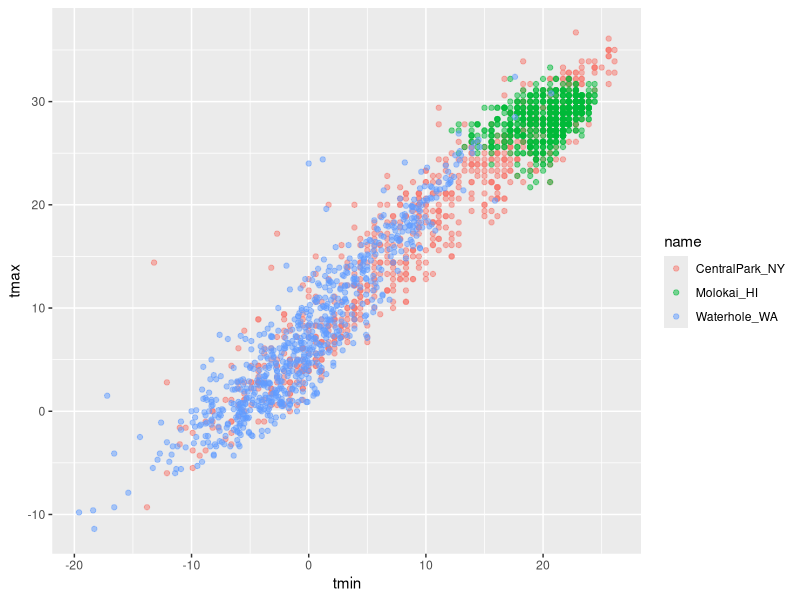
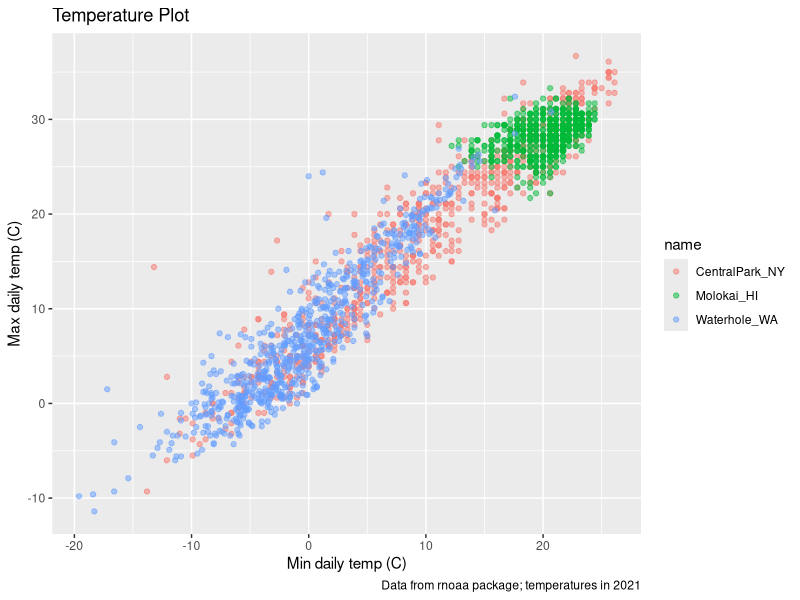
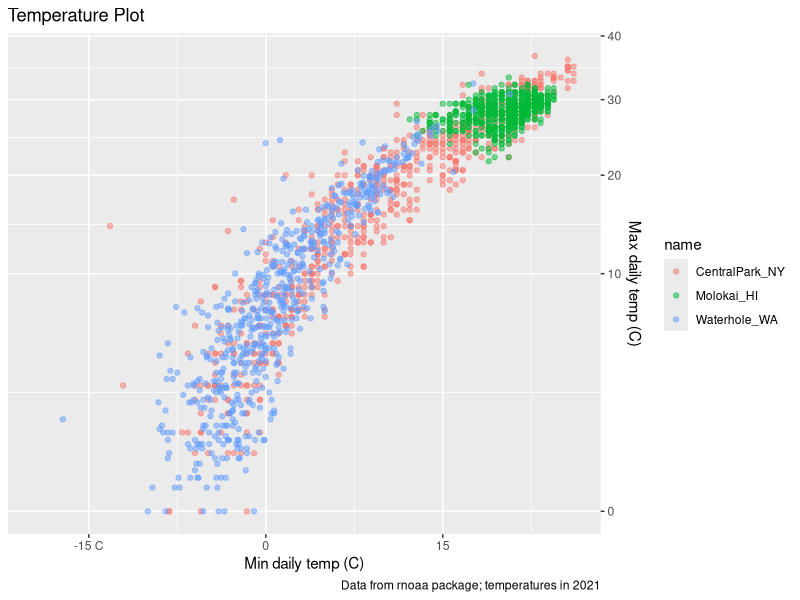
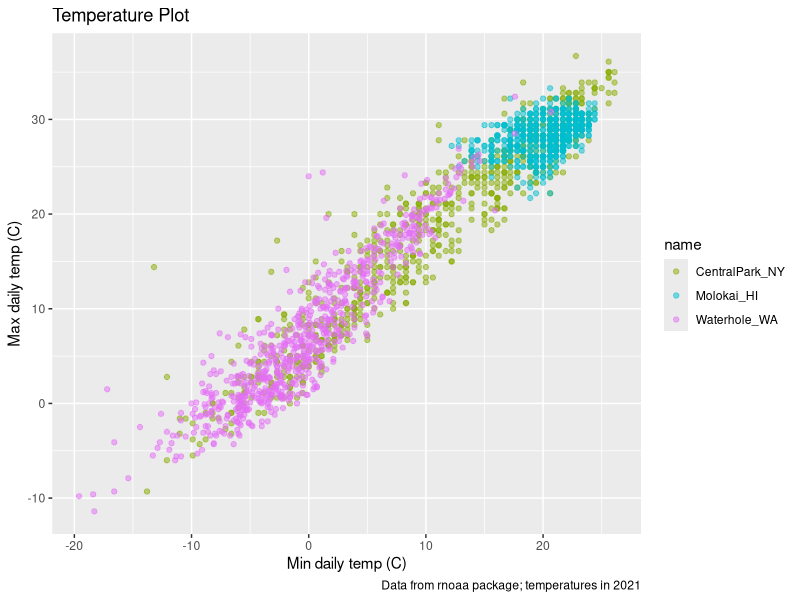
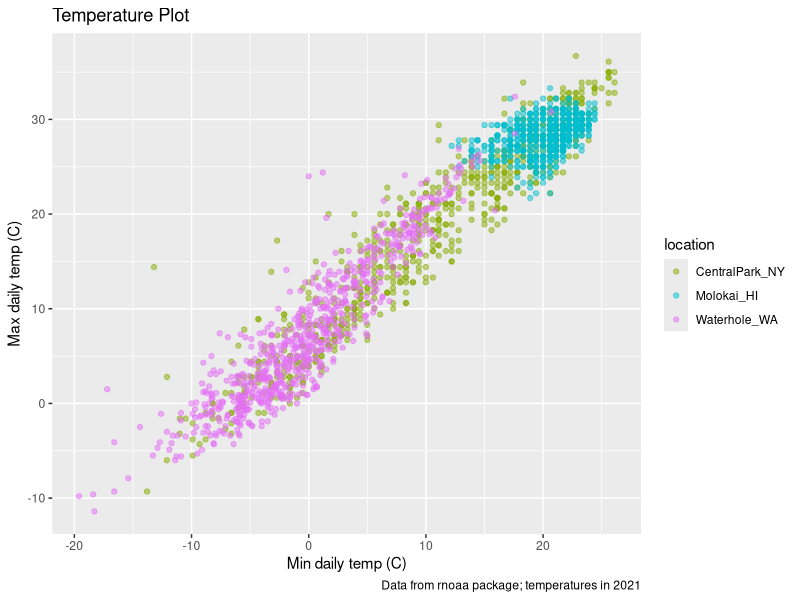
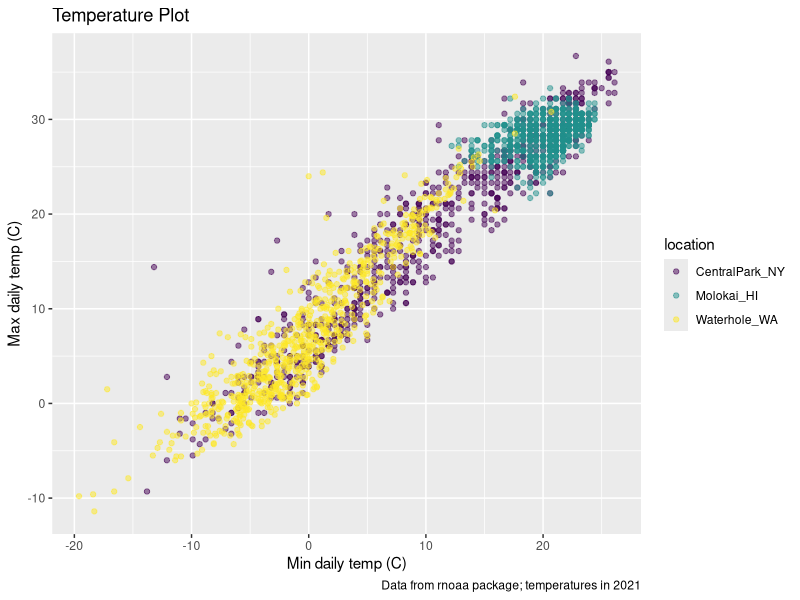
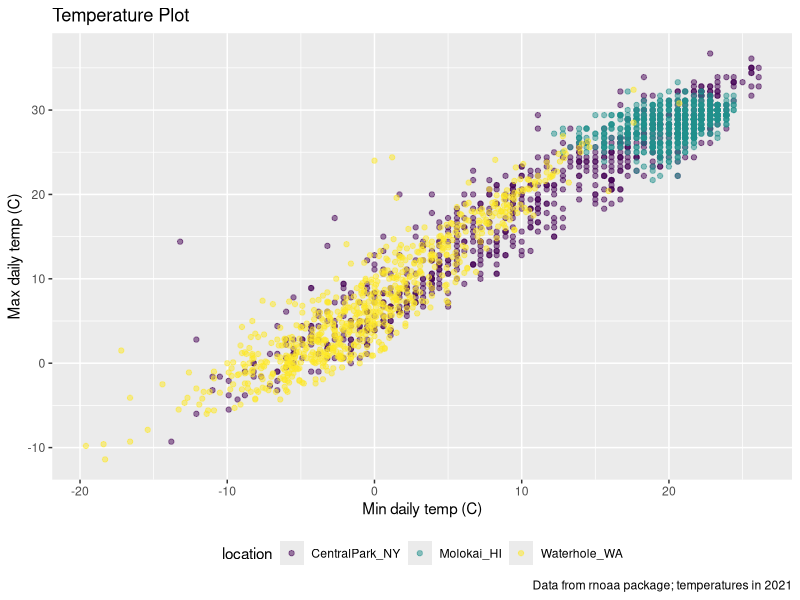
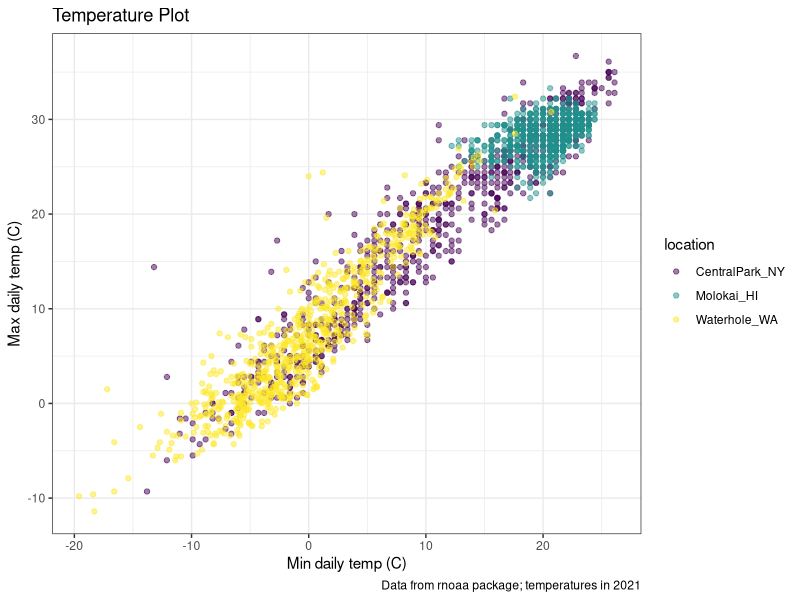

The R source for these figures, in order:
## ---- chunk 1
library(tidyverse)
library(patchwork)
## ---- chunk 2
weather_df = read_csv(file = "./data/weather_df.csv")
  
weather_df
## ---- chunk 3
weather_df %>%
  ggplot(aes(x=tmin, y=tmax, color = name))+
  geom_point(alpha=.5)
## ---- chunk 4
weather_df %>%
  ggplot(aes(x=tmin, y=tmax, color = name))+
  geom_point(alpha=.5)+
  labs(
    title = "Temperature Plot",
    x = "Min daily temp (C)",
    y = "Max daily temp (C)",
    caption = "Data from rnoaa package; temperatures in 2021"
  )
## ---- chunk 5
weather_df %>%
  ggplot(aes(x=tmin, y=tmax, color = name))+
  geom_point(alpha=.5)+
  labs(
    title = "Temperature Plot",
    x = "Min daily temp (C)",
    y = "Max daily temp (C)",
    caption = "Data from rnoaa package; temperatures in 2021"
  )+
  scale_x_continuous(
    breaks = c(-15, 0, 15),
    labels = c("-15 C", "0", "15")
  )+
  scale_y_continuous(
    trans = "sqrt",
    position = "right"
  )

## ---- chunk 6
weather_df %>%
  ggplot(aes(x=tmin, y=tmax, color = name))+
  geom_point(alpha=.5)+
  labs(
    title = "Temperature Plot",
    x = "Min daily temp (C)",
    y = "Max daily temp (C)",
    caption = "Data from rnoaa package; temperatures in 2021"
  )+
 scale_color_hue(h=c(100,300))

## ---- chunk 7
weather_df %>%
  ggplot(aes(x=tmin, y=tmax, color = name))+
  geom_point(alpha=.5)+
  labs(
    title = "Temperature Plot",
    x = "Min daily temp (C)",
    y = "Max daily temp (C)",
    caption = "Data from rnoaa package; temperatures in 2021"
  )+
 scale_color_hue(
   name = "location",
   h=c(100,300))

## ---- chunk 8
weather_df %>%
  ggplot(aes(x=tmin, y=tmax, color = name))+
  geom_point(alpha=.5)+
  labs(
    title = "Temperature Plot",
    x = "Min daily temp (C)",
    y = "Max daily temp (C)",
    caption = "Data from rnoaa package; temperatures in 2021"
  )+
 viridis::scale_color_viridis(
   name = "location",
   discrete=TRUE)

## ---- chunk 9
weather_df %>%
  ggplot(aes(x=tmin, y=tmax, color = name))+
  geom_point(alpha=.5)+
  labs(
    title = "Temperature Plot",
    x = "Min daily temp (C)",
    y = "Max daily temp (C)",
    caption = "Data from rnoaa package; temperatures in 2021"
  )+
 viridis::scale_color_viridis(
   name = "location",
   discrete=TRUE)+
  theme(legend.position = "bottom")
  

## ---- chunk 10
weather_df %>%
  ggplot(aes(x=tmin, y=tmax, color = name))+
  geom_point(alpha=.5)+
  labs(
    title = "Temperature Plot",
    x = "Min daily temp (C)",
    y = "Max daily temp (C)",
    caption = "Data from rnoaa package; temperatures in 2021"
  )+
 viridis::scale_color_viridis(
   name = "location",
   discrete=TRUE)+
  theme_bw()
  
## ---- chunk 11
weather_df %>%
  ggplot(aes(x=tmin, y=tmax, color = name))+
  geom_point(alpha=.5)+
  labs(
    title = "Temperature Plot",
    x = "Min daily temp (C)",
    y = "Max daily temp (C)",
    caption = "Data from rnoaa package; temperatures in 2021"
  )+
 viridis::scale_color_viridis(
   name = "location",
   discrete=TRUE)+
  theme_minimal()
  
## ---- chunk 12
weather_df %>%
  ggplot(aes(x=tmin, y=tmax, color = name))+
  geom_point(alpha=.5)+
  labs(
    title = "Temperature Plot",
    x = "Min daily temp (C)",
    y = "Max daily temp (C)",
    caption = "Data from rnoaa package; temperatures in 2021"
  )+
 viridis::scale_color_viridis(
   name = "location",
   discrete=TRUE)+
 ggthemes::theme_excel()
  
## ---- chunk 13
weather_df %>%
  ggplot(aes(x=tmin, y=tmax, color = name))+
  geom_point(alpha=.5)+
  labs(
    title = "Temperature Plot",
    x = "Min daily temp (C)",
    y = "Max daily temp (C)",
    caption = "Data from rnoaa package; temperatures in 2021"
  )+
 viridis::scale_color_viridis(
   name = "location",
   discrete=TRUE)+
theme(legend.position = "bottom")
  
## ---- chunk 14
central_park =
  weather_df %>%
  filter(name == "CentralPark_NY")

molokai =
  weather_df %>%
  filter(name == "Molokai_HI")

ggplot(data = molokai, aes(x=date, y=tmax, color=name))+
  geom_point()+
  geom_line()
## ---- chunk 15

ggplot(data = molokai, aes(x=date, y=tmax, color=name))+
  geom_point()+
  geom_line(data = central_park)
## ---- chunk 16
weather_df %>%
  ggplot(aes(x=tmin, fill=name))+
  geom_density(alpha=.5)+
  facet_grid(.~name)
## ---- chunk 17
tmin_tmax_p=
  weather_df %>%
  ggplot(aes(x=tmin, y=tmax, color=name))+
  geom_point(alpha=.5)+
  theme(legend.position = "none")

prcp_dens_p =
  weather_df %>%
  filter(prcp > 0) %>%
  ggplot(aes(x=prcp, fill=name))+
  geom_density(alpha=.5)

tmax_date_p =
  weather_df %>%
  ggplot(aes(x=date, y=tmax, color=name))+
  geom_point()+
  geom_smooth(se=FALSE)+
  theme(legend.positon = "none")

tmin_tmax_p + prcp_dens_p + tmax_date_p
## ---- chunk 18
tmin_tmax_p /( prcp_dens_p + tmax_date_p)
